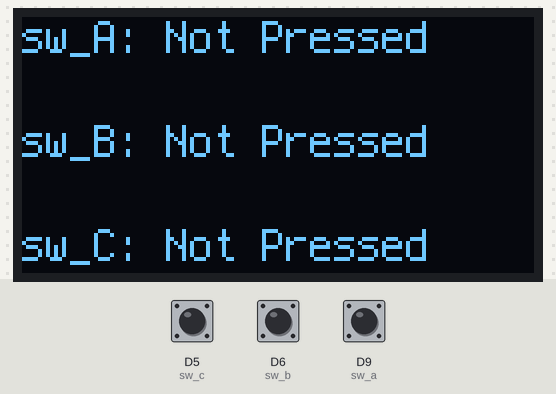
A program run on a simulated CircuitPython board. On the bench: 128×64 one-colour display. Inputs (shaded band) come from the test bench; at power-on: D5 (sw_c) HIGH, D6 (sw_b) HIGH, D9 (sw_a) HIGH.

Above: at 1.2 s.
1.3 s: D5 (sw_c) pulled LOW for 0.15 s
At 1.39 s:
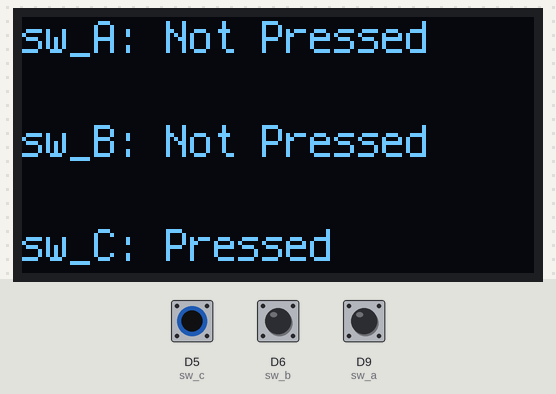
2.9 s: D6 (sw_b) pulled LOW for 0.15 s
At 2.99 s:
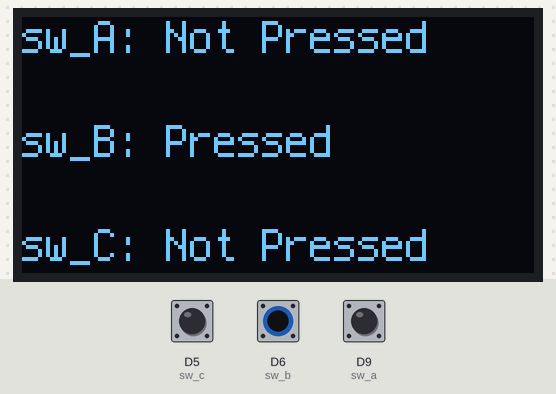
4.5 s: D9 (sw_a) pulled LOW for 0.15 s
At 4.59 s:
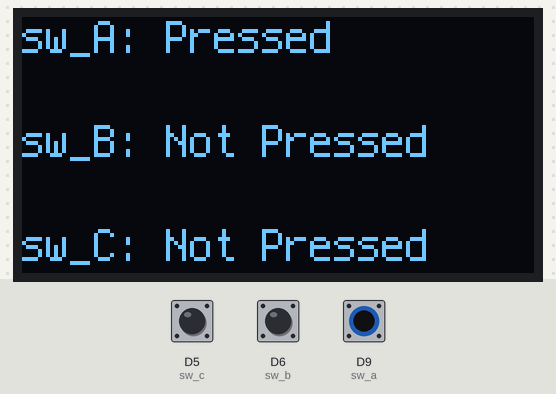
6.1 s: D9 (sw_a) pulled LOW for 3.2 s
10.8 s: D5 (sw_c) pulled LOW for 3.2 s
At 12.2 s:
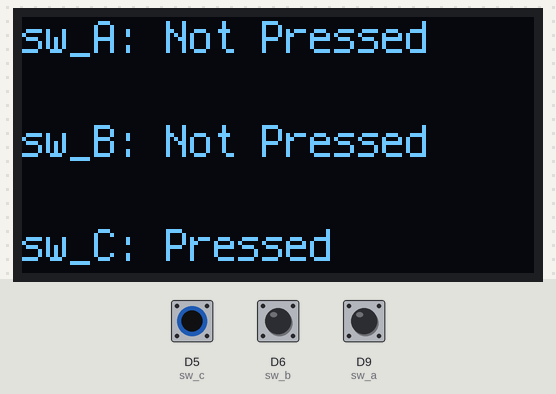
15.5 s: D5 (sw_c) driven LOW and D6 (sw_b) driven LOW
At 16.9 s:
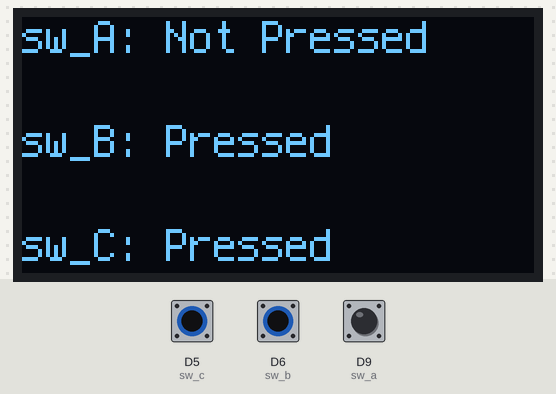
Timing chart, 0 to 18.0 s (numbered marks = the images above; inputs shaded):
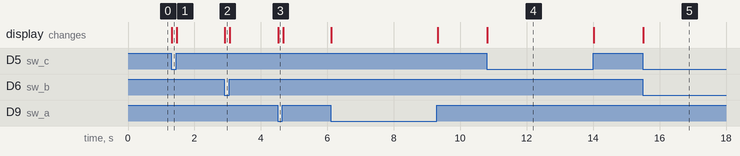

The program:

OLED_onboard_switches_and_text_output.py
```python
## Setup Block ##
import time
import board
import displayio
import terminalio
from adafruit_display_text import label
import adafruit_displayio_sh1107
from digitalio import DigitalInOut, Pull

# create digitalio objects for the three switches
sw_a = DigitalInOut(board.D9)
sw_a.switch_to_input(pull=Pull.UP)
sw_b = DigitalInOut(board.D6)
sw_b.switch_to_input(pull=Pull.UP)
sw_c = DigitalInOut(board.D5)
sw_c.switch_to_input(pull=Pull.UP)

# some variables to store the previous values of each switch
sw_a_pre = sw_a.value
sw_b_pre = sw_b.value
sw_c_pre = sw_c.value

# always release displays at the beginning
displayio.release_displays()

# create an I2C() object
i2c = board.I2C()
# create a displayio.I2CDisplay() with the 128x64 featherwing address
d_bus = displayio.I2CDisplay(i2c, device_address=0x3C)

# finally create the actual display object called OLED
OLED = adafruit_displayio_sh1107.SH1107(d_bus, width=128, height=64, rotation=0)

# we need a canvas to draw text and objects on
canvas = displayio.Group()
OLED.show(canvas)

# next we need to create a text label to display a message for each switch
sw_a_txt = label.Label(terminalio.FONT, text=''*13, color=0xFFFFFF, x=0, y=5)
# then we append it to our display group
canvas.append(sw_a_txt)
# switch b
sw_b_txt = label.Label(terminalio.FONT, text=''*13, color=0xFFFFFF, x=0, y=31)
# then we append it to our display group
canvas.append(sw_b_txt)
# switch c
sw_c_txt = label.Label(terminalio.FONT, text=''*13, color=0xFFFFFF, x=0, y=57)
# then we append it to our display group
canvas.append(sw_c_txt)

# write the default text to screen
sw_a_txt.text = "sw_A: Not Pressed"
sw_b_txt.text = "sw_B: Not Pressed"
sw_c_txt.text = "sw_C: Not Pressed"

# loop forever
while True:
    ## input block ##
    sw_a_read = sw_a.value
    sw_b_read = sw_b.value
    sw_c_read = sw_c.value

    ## OUTPUT BLOCK ##
    # check for changes in the switches
    # we must do this to prevent writing to the screen over and over again!
    # sw_a
    if sw_a_read != sw_a_pre:
        sw_a_pre = sw_a_read
        # display the new value on the screen
        if sw_a_read:
            sw_a_txt.text = "sw_A: Not Pressed"
        else:
            sw_a_txt.text = "sw_A: Pressed"
    # sw_b
    if sw_b_read != sw_b_pre:
        sw_b_pre = sw_b_read
        # display the new value on the screen
        if sw_b_read:
            sw_b_txt.text = "sw_B: Not Pressed"
        else:
            sw_b_txt.text = "sw_B: Pressed"
    # sw_c
    if sw_c_read != sw_c_pre:
        sw_c_pre = sw_c_read
        # display the new value on the screen
        if sw_c_read:
            sw_c_txt.text = "sw_C: Not Pressed"
        else:
            sw_c_txt.text = "sw_C: Pressed"
```

Measured:
- after the input at 1.3 s, the display: changes at once (image 1)
- after the input at 2.9 s, the display: changes at once (image 2)
- after the input at 4.5 s, the display: changes at once (image 3)
- after the input at 10.8 s, the display: changes at once (image 4)
- after the input at 15.5 s, the display: changes at once (image 5)
